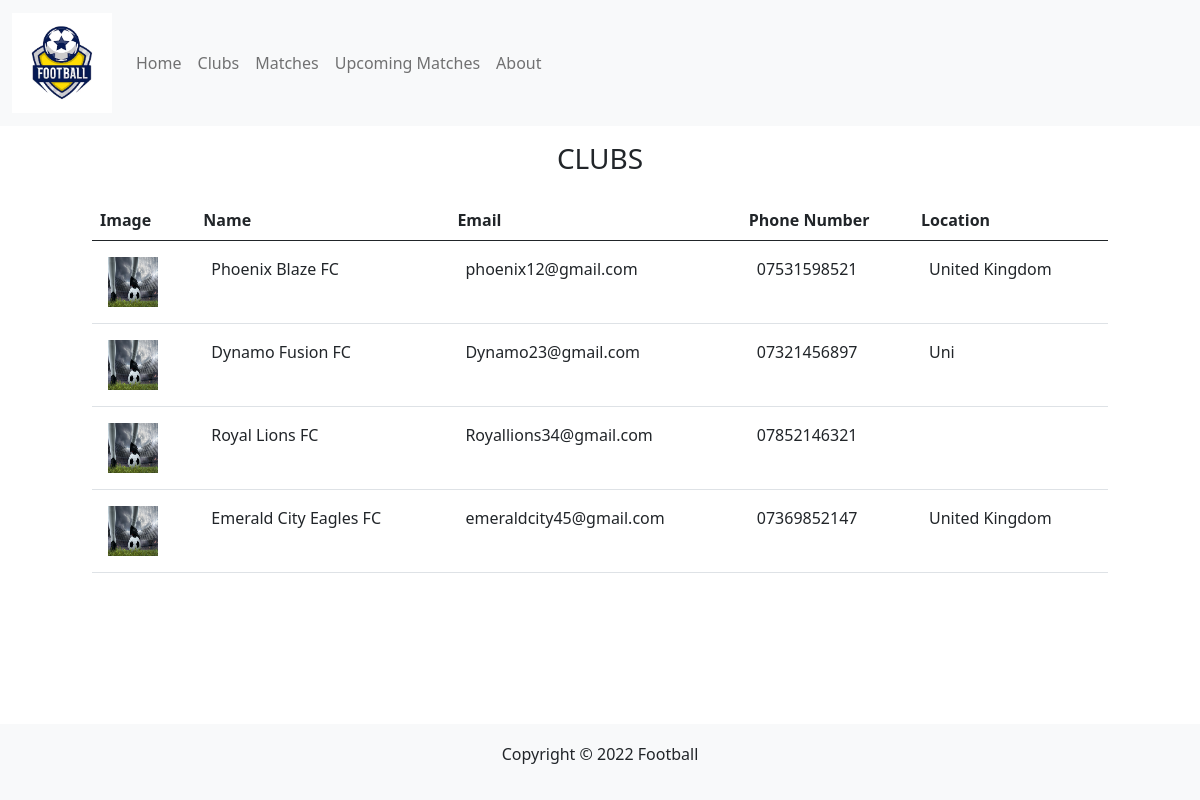
/view_clubs, run on the app's committed database.
### htmltopdf/models.py (models this page shows)
class away_club(models.Model):
    club_id = models.AutoField(primary_key=True)
    name = models.CharField(max_length=50)
    email = models.EmailField()
    phone = models.CharField(max_length=100)
    location = models.CharField(max_length=100)
    image = models.ImageField(upload_to='media', default='defaultawayclub.jpg')

### htmltopdf/views.py (the view)
# urls.py: path("view_clubs", view_clubs, name="view_clubs"),
def view_clubs(request):
    club_data = away_club.objects.all()
    context = {'club_data': club_data}
    return render(request=request, template_name='clubs.html', context=context)

### templates/clubs.html
{% extends 'admin/layout.html' %}{% block maincontent %}
<section class="mx-5 mt-24">
    <div class="container mx-auto">
        <div class="container p-3">
            <center>
                <h3>CLUBS</h3>
            </center>
            <div class="row p-3">
                <div class="col-12">
                    <table class="table table-hover">
                        <thead>
                            <tr>
                                <th>Image</th>
                                <th>Name</th>
                                <th>Email</th>
                                <th>Phone Number</th>
                                <th>Location</th>
                            </tr>
                        </thead>
                        <tbody>
                            {% for club in club_data %}
                            <tr>
                                <td class="p-3"><img src="{{club.image.url}}" alt="" height="50" width="50"></td>
                                <td class="p-3">{{club.name}}</td>
                                <td class="p-3">{{club.email}}</td>
                                <td class="p-3">{{club.phone}}</td>
                                <td class="p-3">{{club.location}}</td>
                            </tr>
                            {% endfor %}
                        </tbody>
                    </table>
                </div>
            </div>
        </div>
    </div>
</section>
{% endblock %}

### data on the page
away_club: image (placeholder picture), name "Phoenix Blaze FC", email "phoenix12@gmail.com", phone "07531598521", location "United Kingdom"
away_club: image (placeholder picture), name "Dynamo Fusion FC", email "Dynamo23@gmail.com", phone "07321456897", location "Uni"
away_club: image (placeholder picture), name "Royal Lions FC", email "Royallions34@gmail.com", phone "07852146321"
away_club: image (placeholder picture), name "Emerald City Eagles FC", email "emeraldcity45@gmail.com", phone "07369852147", location "United Kingdom"
